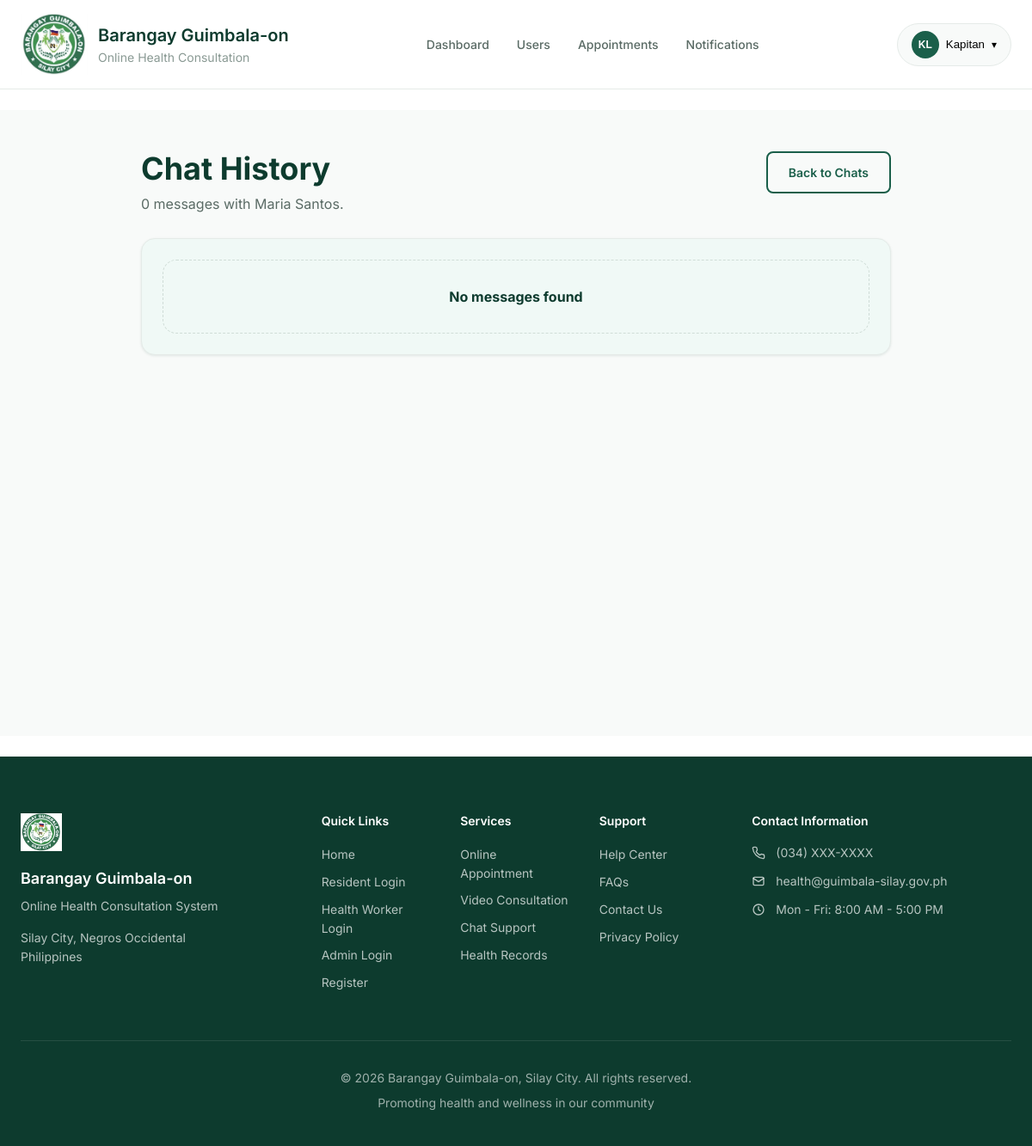
Page /chat/history/2/ (signed in) on the committed database.
### accounts/models.py (models this page shows, shortened)
class User(AbstractUser):
    ROLE_CHOICES = [
        ('resident', 'Resident'),
        ('health_worker', 'Barangay Health Worker/Midwife'),
        ('admin', 'Admin'),
    ]
    username = None
    email = models.EmailField(_('email address'), unique=True)
    role = models.CharField(max_length=20, choices=ROLE_CHOICES, default='resident')
    phone_number = models.CharField(max_length=15, blank=True, null=True)
    address = models.TextField(blank=True, null=True)
    profile_picture = models.ImageField(upload_to='profile_pics/', blank=True, null=True)
    is_active = models.BooleanField(default=True)
    date_joined = models.DateTimeField(auto_now_add=True)
    last_updated = models.DateTimeField(auto_now=True)
    license_number = models.CharField(max_length=50, blank=True, null=True)
    specialization = models.CharField(max_length=100, blank=True, null=True)
    is_available = models.BooleanField(default=True)
    USERNAME_FIELD = 'email'
    REQUIRED_FIELDS = ['first_name', 'last_name']
    objects = UserManager()
    class Meta:
        verbose_name = 'User'
        verbose_name_plural = 'Users'
        ordering = ['-date_joined']
    def get_full_name(self):
        return f"{self.first_name} {self.last_name}".strip() or self.email
    @property
    def is_resident(self):
        return self.role == 'resident'
    @property
    def is_health_worker(self):
        return self.role == 'health_worker'
    @property
    def is_admin_user(self):
        return self.role == 'admin' or self.is_superuser

### chat/views.py (the view)
# urls.py: path('history/<int:user_id>/', views.chat_history_view, name='history'),
@login_required
def chat_history_view(request, user_id):
    other_user = get_object_or_404(User, id=user_id, is_active=True)
    messages_list = ChatMessage.objects.filter(
        Q(sender=request.user, receiver=other_user) |
        Q(sender=other_user, receiver=request.user)
    ).order_by('created_at')
    context = {
        'other_user': other_user,
        'chat_messages': messages_list,
        'message_count': messages_list.count(),
    }
    return render(request, 'chat/history.html', context)

### notifications/context_processors.py (called while the page is built)
def notifications_count(request):
    if request.user.is_authenticated:
        unread_count = Notification.objects.filter(
            recipient=request.user,
            is_read=False
        ).count()
        return {
            'unread_notifications_count': unread_count,
            'has_unread_notifications': unread_count > 0,
        }
    return {
        'unread_notifications_count': 0,
        'has_unread_notifications': False,
    }

### chat/templates/chat/history.html (shortened to what this page needs)
{% extends 'base.html' %}
{% block content %}
<section class="app-page">
    <div class="container narrow">
        <div class="page-heading split">
            <div>
                <h1>Chat History</h1>
                <p>{{ message_count }} message{{ message_count|pluralize }} with {{ other_user.get_full_name }}.</p>
            </div>
            <a href="{% url 'chat:list' %}" class="btn btn-outline">Back to Chats</a>
        </div>
        <div class="panel chat-history-panel">
            {% for chat_message in chat_messages %}
            <div class="chat-bubble-row {% if chat_message.sender == request.user %}mine{% endif %}">
                <div class="chat-bubble {% if chat_message.sender.is_health_worker %}worker-bubble{% else %}resident-bubble{% endif %}">
                    <p>{{ chat_message.content|linebreaksbr }}</p>
                    <small>{{ chat_message.sender.get_full_name }} · {{ chat_message.created_at|date:"M d, Y" }} {{ chat_message.time_display }}</small>
                </div>
            </div>
            {% empty %}
            <div class="empty-state compact">
                <h3>No messages found</h3>
            </div>
            {% endfor %}
        </div>
    </div>
</section>
{% endblock %}

### templates/includes/navbar.html (shortened to what this page needs)
﻿{% load static %}
<nav class="navbar" id="navbar">
    <div class="container">
        <div class="navbar-content">
            <a href="{% url 'home' %}" class="navbar-logo">
                <div class="logo-icon">
                    <img src="{% static 'images/system-logo-v2.jfif' %}" alt="Barangay Guimbala-on Logo">
                </div>
                <div class="logo-text">
                    <span class="logo-title">Barangay Guimbala-on</span>
                    <span class="logo-subtitle">Online Health Consultation</span>
                </div>
            </a>
            <div class="navbar-nav desktop-nav">
                {% if user.is_authenticated %}
                    {% if user.is_resident %}
                        <a href="{% url 'accounts:resident_dashboard' %}" class="nav-link {% if request.resolver_match.url_name == 'resident_dashboard' %}active{% endif %}">
                            Dashboard
                        </a>
                        <a href="{% url 'appointments:create' %}" class="nav-link {% if request.resolver_match.url_name == 'create' %}active{% endif %}">
                            Book Appointment
                        </a>
                        <a href="{% url 'chat:list' %}" class="nav-link {% if request.resolver_match.url_name == 'list' %}active{% endif %}">
                            Messages
                        </a>
                        <a href="{% url 'notifications:list' %}" class="nav-link {% if request.resolver_match.url_name == 'list' %}active{% endif %}">
                            Notifications
                            {% if unread_notifications_count > 0 %}
                            <span class="nav-badge">{{ unread_notifications_count }}</span>
                            {% endif %}
                        </a>
                    {% elif user.is_admin_user %}
                        <a href="{% url 'accounts:admin_dashboard' %}" class="nav-link {% if request.resolver_match.url_name == 'admin_dashboard' %}active{% endif %}">
                            Dashboard
                        </a>
                        <a href="{% url 'accounts:user_list' %}" class="nav-link {% if request.resolver_match.url_name == 'user_list' %}active{% endif %}">
                            Users
                        </a>
                        <a href="{% url 'appointments:list' %}" class="nav-link {% if request.resolver_match.url_name == 'list' %}active{% endif %}">
                            Appointments
                        </a>
                        <a href="{% url 'notifications:list' %}" class="nav-link {% if request.resolver_match.url_name == 'list' %}active{% endif %}">
                            Notifications
                        </a>
                    {% endif %}
                {% else %}
                    <a href="{% url 'home' %}" class="nav-link {% if request.resolver_match.url_name == 'home' %}active{% endif %}">Home</a>
                    <a href="#services" class="nav-link">Services</a>
                    <a href="#how-it-works" class="nav-link">How It Works</a>
                    <a href="#contact" class="nav-link">Contact</a>
                {% endif %}
            </div>
            <div class="navbar-actions">
                {% if user.is_authenticated %}
                    <div class="user-menu dropdown">
                        <button class="user-menu-toggle dropdown-toggle" type="button">
                            <div class="user-avatar">
                                {% if user.profile_picture %}
                                    <img src="{{ user.profile_picture.url }}" alt="{{ user.get_full_name }}">
                                {% else %}
                                    <span>{{ user.first_name|first|upper }}{{ user.last_name|first|upper }}</span>
                                {% endif %}
                            </div>
                            <span class="user-name">{{ user.first_name }}</span>
                            <span class="dropdown-arrow" aria-hidden="true">▾</span>
                        </button>
                    </div>
                {% endif %}
            </div>
        </div>
    </div>
</nav>
<div class="navbar-spacer"></div>

### static/css/style.css (style rules this page uses)
:root { --primary-dark: #0d3b2e; --primary: #1a5f4a; --primary-light: #2d7a5f; --primary-lighter: #4a9b7f; --primary-lightest: #e8f5f1; --bg-white: #ffffff; --bg-light: #f8faf9; --bg-mint: #f0f9f6; --text-dark: #1a1a1a; --text-primary: #2d3a35; --text-secondary: #5a6b65; --text-muted: #8a9a94; --text-light: #ffffff; --border-light: #e5ebe8; --border-medium: #d0ddd7; --success: #22c55e; --success-light: #e8f8ee; --warning: #f59e0b; --warning-light: #fff4df; --error: #ef4444; --error-light: #fff0f0; --info: #3b82f6; --info-light: #eef5ff; --shadow-sm: 0 1px 3px rgba(13, 59, 46, 0.1); --shadow-md: 0 4px 6px rgba(13, 59, 46, 0.1); --shadow-lg: 0 10px 15px rgba(13, 59, 46, 0.1); --radius-sm: 4px; --radius-md: 8px; --radius-lg: 12px; --radius-xl: 16px; --radius-full: 9999px; --font-family: 'Inter', -apple-system, BlinkMacSystemFont, sans-serif; }
*, *::before, *::after { box-sizing: border-box; margin: 0; padding: 0; }
html { scroll-behavior: smooth; }
body { font-family: var(--font-family); font-size: 16px; line-height: 1.5; color: var(--text-primary); background-color: var(--bg-white); min-height: 100vh; }
.container { width: 100%; max-width: 1200px; margin: 0 auto; padding: 0 24px; }
.navbar { position: fixed; top: 0; left: 0; right: 0; height: 104px; background: var(--bg-white); border-bottom: 1px solid var(--border-light); z-index: 1000; overflow: visible; }
.navbar-content { display: flex; align-items: center; justify-content: space-between; height: 100%; overflow: visible; }
.navbar-logo { display: flex; align-items: center; gap: 12px; color: var(--primary-dark); text-decoration: none; }
.logo-icon { width: 78px; height: 78px; flex-shrink: 0; }
.logo-icon img { width: 100%; height: 100%; object-fit: contain; display: block; }
.logo-text { display: flex; flex-direction: column; }
.logo-title { font-size: 20px; font-weight: 600; color: var(--primary-dark); }
.logo-subtitle { font-size: 14px; color: var(--text-muted); }
.navbar-nav { display: flex; align-items: center; gap: 32px; }
.nav-link { font-size: 14px; font-weight: 500; color: var(--text-secondary); text-decoration: none; padding: 8px 0; position: relative; transition: color 0.15s ease; }
.navbar-actions { display: flex; align-items: center; gap: 16px; }
.user-menu { position: relative; }
.user-menu-toggle { display: flex; align-items: center; gap: 8px; padding: 8px 16px; background: var(--bg-light); border: 1px solid var(--border-light); border-radius: var(--radius-full); cursor: pointer; }
.user-avatar { width: 32px; height: 32px; border-radius: var(--radius-full); background: var(--primary); color: var(--text-light); display: flex; align-items: center; justify-content: center; font-size: 12px; font-weight: 600; }
.dropdown { position: relative; }
.navbar-spacer { height: 104px; }
.btn { display: inline-flex; align-items: center; justify-content: center; gap: 8px; padding: 12px 24px; font-size: 14px; font-weight: 600; text-decoration: none; border: none; border-radius: var(--radius-md); cursor: pointer; transition: all 0.15s ease; }
.btn-outline { background: transparent; color: var(--primary); border: 2px solid var(--primary); }
.dropdown-arrow { font-size: 12px; line-height: 1; }
.app-page, .chat-page, .call-page { min-height: calc(100vh - 72px); padding: 48px 0 80px; background: var(--bg-light); }
.container.narrow { max-width: 920px; }
.page-heading, .dashboard-header { margin-bottom: 28px; }
.page-heading.split, .dashboard-header { display: flex; align-items: flex-start; justify-content: space-between; gap: 24px; }
.page-heading h1, .dashboard-header h1 { font-size: 36px; line-height: 1.15; color: var(--primary-dark); margin-bottom: 8px; }
.page-heading p, .dashboard-header p { color: var(--text-secondary); max-width: 720px; }
.panel { background: var(--bg-white); border: 1px solid var(--border-light); border-radius: var(--radius-xl); box-shadow: var(--shadow-sm); padding: 24px; }
.panel h3 { color: var(--primary-dark); font-size: 16px; margin: 16px 0 6px; }
.empty-state { background: var(--bg-mint); border: 1px dashed var(--border-medium); border-radius: var(--radius-xl); padding: 36px; text-align: center; color: var(--text-secondary); }
.empty-state.compact { padding: 22px; }
.empty-state h3 { color: var(--primary-dark); margin: 8px 0; }
.chat-history-panel { background: var(--bg-mint); }

### static/css/animations.css (style rules this page uses)
html { scroll-behavior: smooth; }

### rows in the picture
User: first_name|first "K", last_name|first "L", first_name "Kapitan"
User: get_full_name "Maria Santos"

### other values in the picture
{{ message_count }} "0"
